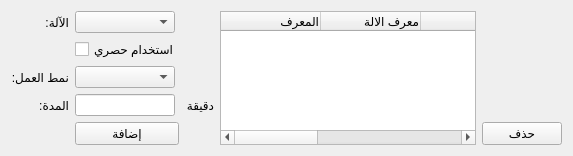
                   <widget class="QWidget" name="tab_4">
                    <attribute name="title">
                     <string>الآلات</string>
                    </attribute>
                    <layout class="QGridLayout" name="gridLayout_12">
                     <item row="3" column="2">
                      <widget class="QLabel" name="label_40">
                       <property name="text">
                        <string>دقيقة</string>
                       </property>
                      </widget>
                     </item>
                     <item row="3" column="1">
                      <widget class="QLineEdit" name="machine_use_duration_input">
                       <property name="maximumSize">
                        <size>
                         <width>100</width>
                         <height>16777215</height>
                        </size>
                       </property>
                      </widget>
                     </item>
                     <item row="4" column="5">
                      <widget class="QPushButton" name="delete_machine_btn">
                       <property name="maximumSize">
                        <size>
                         <width>16777215</width>
                         <height>16777215</height>
                        </size>
                       </property>
                       <property name="text">
                        <string>حذف</string>
                       </property>
                      </widget>
                     </item>
                     <item row="0" column="4" rowspan="5">
                      <widget class="QTableWidget" name="machines_table">
                       <property name="selectionMode">
                        <enum>QAbstractItemView::SingleSelection</enum>
                       </property>
                       <property name="selectionBehavior">
                        <enum>QAbstractItemView::SelectRows</enum>
                       </property>
                       <property name="verticalScrollMode">
                        <enum>QAbstractItemView::ScrollPerPixel</enum>
                       </property>
                       <property name="horizontalScrollMode">
                        <enum>QAbstractItemView::ScrollPerPixel</enum>
                       </property>
                       <attribute name="verticalHeaderVisible">
                        <bool>false</bool>
                       </attribute>
                       <column>
                        <property name="text">
                         <string>المعرف</string>
                        </property>
                        <property name="textAlignment">
                         <set>AlignTrailing|AlignVCenter</set>
                        </property>
                       </column>
                       <column>
                        <property name="text">
                         <string>معرف الالة</string>
                        </property>
                        <property name="textAlignment">
                         <set>AlignTrailing|AlignVCenter</set>
                        </property>
                       </column>
                       <column>
                        <property name="text">
                         <string>الالة</string>
                        </property>
                        <property name="textAlignment">
                         <set>AlignTrailing|AlignVCenter</set>
                        </property>
                       </column>
                       <column>
                        <property name="text">
                         <string>معرف النمط</string>
                        </property>
                        <property name="textAlignment">
                         <set>AlignTrailing|AlignVCenter</set>
                        </property>
                       </column>
                       <column>
                        <property name="text">
                         <string>النمط</string>
                        </property>
                        <property name="textAlignment">
                         <set>AlignTrailing|AlignVCenter</set>
                        </property>
                       </column>
                       <column>
                        <property name="text">
                         <string>المدة</string>
                        </property>
                        <property name="textAlignment">
                         <set>AlignTrailing|AlignVCenter</set>
                        </property>
                       </column>
                       <column>
                        <property name="text">
                         <string>استخدام حصري</string>
                        </property>
                        <property name="textAlignment">
                         <set>AlignTrailing|AlignVCenter</set>
                        </property>
                       </column>
                      </widget>
                     </item>
                     <item row="0" column="0">
                      <widget class="QLabel" name="label_35">
                       <property name="text">
                        <string>الآلة:</string>
                       </property>
                      </widget>
                     </item>
                     <item row="0" column="1">
                      <widget class="QComboBox" name="machines_combobox">
                       <property name="maximumSize">
                        <size>
                         <width>100</width>
                         <height>16777215</height>
                        </size>
                       </property>
                      </widget>
                     </item>
                     <item row="3" column="0">
                      <widget class="QLabel" name="label_39">
                       <property name="text">
                        <string>المدة:</string>
                       </property>
                      </widget>
                     </item>
                     <item row="2" column="0">
                      <widget class="QLabel" name="label_36">
                       <property name="text">
                        <string>نمط العمل:</string>
                       </property>
                      </widget>
                     </item>
                     <item row="2" column="1">
                      <widget class="QComboBox" name="machine_modes_combobox">
                       <property name="maximumSize">
                        <size>
                         <width>100</width>
                         <height>16777215</height>
                        </size>
                       </property>
                      </widget>
                     </item>
                     <item row="4" column="1">
                      <widget class="QPushButton" name="add_machine_btn">
                       <property name="maximumSize">
                        <size>
                         <width>16777215</width>
                         <height>16777215</height>
                        </size>
                       </property>
                       <property name="text">
                        <string>إضافة</string>
                       </property>
                      </widget>
                     </item>
                     <item row="1" column="1">
                      <widget class="QCheckBox" name="machine_exclusive">
                       <property name="text">
                        <string>استخدام حصري</string>
                       </property>
                      </widget>
                     </item>
                    </layout>
                   </widget>
